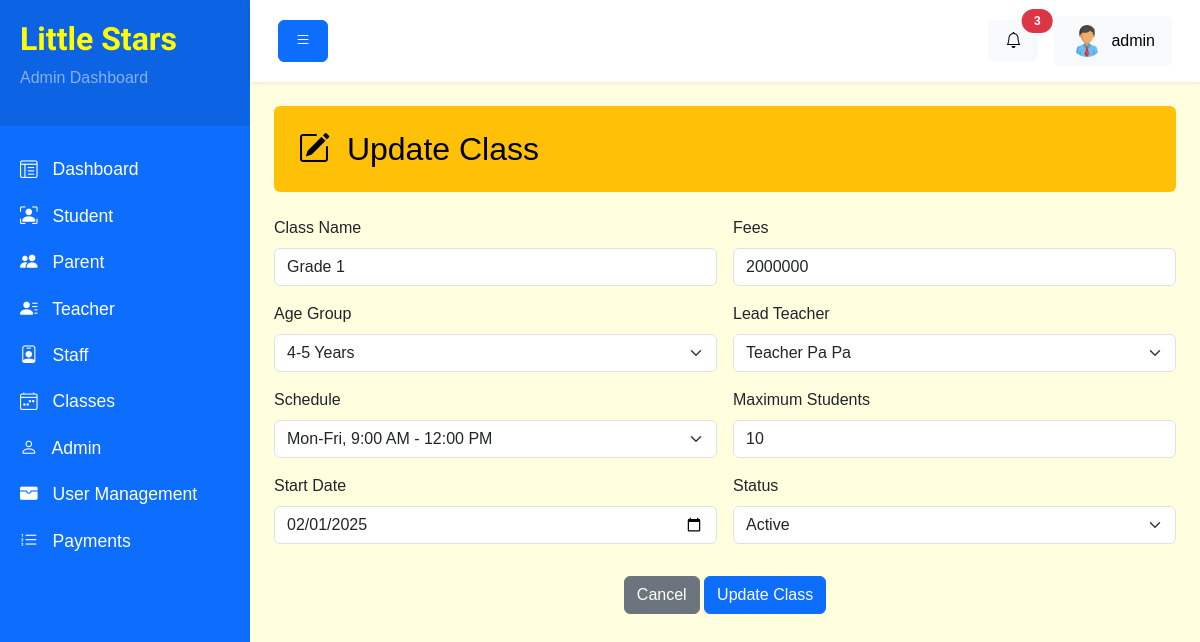
The app's page /backend/classes-edit.php?id=1 (signed in) with its own data.
### tables this page shows
CREATE TABLE `Classes` (
  `class_id` int NOT NULL,
  `teacher_id` int NOT NULL,
  `class_name` varchar(50) NOT NULL,
  `class_photo` varchar(255) DEFAULT NULL,
  `fees` int NOT NULL,
  `age_group` varchar(50) NOT NULL,
  `max_students` int DEFAULT NULL,
  `schedule` text,
  `start_date` date NOT NULL,
  `status` enum('active','inactive') NOT NULL DEFAULT 'active'
);

CREATE TABLE `Teachers` (
  `teacher_id` int NOT NULL,
  `user_id` int NOT NULL,
  `name` varchar(50) NOT NULL,
  `photo` varchar(255) DEFAULT NULL,
  `position` varchar(255) DEFAULT NULL,
  `phone` varchar(50) NOT NULL,
  `experience` varchar(50) DEFAULT NULL,
  `qualification` varchar(255) DEFAULT NULL,
  `hire_date` date NOT NULL,
  `salary` int DEFAULT NULL,
  `address` text
);

### backend/classes-edit.php (the view, shortened to what this page needs)
<?php include '../database/db.php'; ?>
<?php include './layouts/header.php'; ?>
<?php
    $errors = [];
    if(isset($_GET['id'])) {
        $class_id = filter_var($_GET['id'], FILTER_SANITIZE_NUMBER_INT);
        $class_id = trim($class_id);
        try {
            $get_class_query = "SELECT * FROM Classes WHERE class_id = :class_id";
            $statement = $pdo->prepare($get_class_query);
            $statement->bindParam(":class_id", $class_id, PDO::PARAM_INT);
            $statement->execute();
            $class = $statement->fetch(PDO::FETCH_ASSOC);
        }
        catch (PDOException $e) {
            $errors['dberror'] = $e->getMessage();
        }
    }
?>
    <div class="wrapper">
        <?php include './components/sidebar.php'; ?>
        <div id="content">
            <?php include './components/top-nav.php'; ?>
            <div class="container-fluid p-4">
                <div class="bg-warning text-black p-4 rounded  d-flex justify-content-between align-items-center mb-4">
                    <h2 class="mb-0"><i class="bi bi-pencil-square me-2"></i> Update Class</h2>
                </div>
                <form action="classes-edit.php?id=<?= $class['class_id']; ?>" method="POST">
                    <div class="row g-3">
                        <div class="col-lg-6 mb-3">
                            <label class="form-label">Class Name</label>
                            <input type="text" class="form-control" name="name" value="<?= $class['class_name']; ?>" required>
                        </div>
                        <div class="col-lg-6 mb-3">
                            <label class="form-label">Fees</label>
                            <input type="number" class="form-control" name="fees" value="<?= $class['fees']; ?>" required>
                        </div>
                    </div>
                    <div class="row g-3">
                        <div class="col-lg-6 mb-3">
                            <label class="form-label">Age Group</label>
                            <select class="form-select" name="age-group" required>
                                <?php
                                    $ages = ['4-5 Years', '5-6 Years', '6-7 Years'];
                                ?>
                                <?php foreach($ages as $age) : ?>
                                    <option
                                    <?php if ($class['age_group'] == $age) : ?> selected <?php endif; ?>
                                    value="<?= $age; ?>"><?= $age; ?></option>
                                <?php endforeach; ?>
                            </select>
                        </div>
                        <div class="col-lg-6 mb-3">
                            <label class="form-label">Lead Teacher</label>
                            <select class="form-select" name="teacher-id" required>
                                <?php
                                $get_teacher_list_query = "SELECT * FROM Teachers";
                                $statement = $pdo->prepare($get_teacher_list_query);
                                $statement->execute();
                                $teachers = [];
                                while($teacher = $statement->fetch(PDO::FETCH_ASSOC)) {
                                    $teachers[] = $teacher;
                                }
                            ?>
                            <?php if(count($teachers) > 0) : ?>
                                <?php foreach($teachers as $teacher) : ?>
                                    <option
                                    <?php if ($class['teacher_id'] == $teacher['teacher_id']) : ?> selected <?php endif; ?>
                                    value="<?= $teacher['teacher_id']; ?>"><?= $teacher['name']; ?></option>
                                <?php endforeach; ?>
                            <?php endif; ?>
                            </select>
                        </div>
                    </div>
                    <div class="row g-3">
                        <div class="col-lg-6 mb-3">
                            <label class="form-label">Schedule</label>
                            <select class="form-select" name="schedule" id="schedule" required>
                                <?php
                                    $schedules = ['Mon-Fri, 9:00 AM - 12:00 PM', 'Mon-Fri, 1:00 PM - 4:00 PM'];
                                ?>
                                <?php foreach($schedules as $schedule) : ?>
                                    <option
                                    <?php if ($class['schedule'] == $schedule) : ?> selected <?php endif; ?>
                                    value="<?= $schedule; ?>"><?= $schedule; ?></option>
                                <?php endforeach; ?>
                            </select>
                        </div>
                        <div class="col-lg-6 mb-3">
                            <label class="form-label">Maximum Students</label>
                            <input type="number" class="form-control" name="max-students" value="<?= $class['max_students']; ?>" required>
                        </div>
                    </div>
                    <div class="row g-3">
                        <div class="col-lg-6 mb-3">
                            <label class="form-label">Start Date</label>
                            <input type="date" class="form-control" name="start-date" value="<?= $class['start_date']; ?>" required>
                        </div>
                        <div class="col-lg-6 mb-3">
                            <label class="form-label">Status</label>
                            <select class="form-select" name="status" id="status" required>
                                <?php if($class['status'] == 'active') : ?>
                                    <option value="active" selected>Active</option>
                                <?php else : ?>
                                    <option value="active">Active</option>
                                    <option value="inactive" selected>Inactive</option>
                                <?php endif; ?>
                            </select>
                        </div>
                    </div>
                    <div class="row">
                        <div class="my-3 text-center">
                            <a href="classes.php" class="btn btn-secondary">Cancel</a>
                            <button type="submit" name="update_class" class="btn btn-primary">Update Class</button>
                        </div>
                    </div>
                </form>
            </div>
        </div>
    </div>
<?php include './layouts/footer.php'; ?>

### backend/css/style.css (style rules this page uses)
body { background: #f8f9fa; font-family: "Arial", sans-serif; }
.wrapper { display: flex; width: 100%; }
#content { width: 100%; min-height: 100vh; }

### backend/layouts/header.php (style rules this page uses)
body { background-color: lightyellow !important; }

### records on screen
classes: name "Grade 1", fees "2000000", age-group "4-5 Years", teacher-id "Teacher Pa Pa", schedule "Mon-Fri, 9:00 AM - 12:00 PM", max-students "10", start-date "02/01/2025", status "Active"

### other values on screen
$item['name'] "Dashboard"
$item['name'] "Student"
$item['name'] "Parent"
$item['name'] "Teacher"
$item['name'] "Staff"
$item['name'] "Classes"
$item['name'] "Admin"
$item['name'] "User Management"
$item['name'] "Payments"
$_SESSION['admin_user']['name'] "admin"
